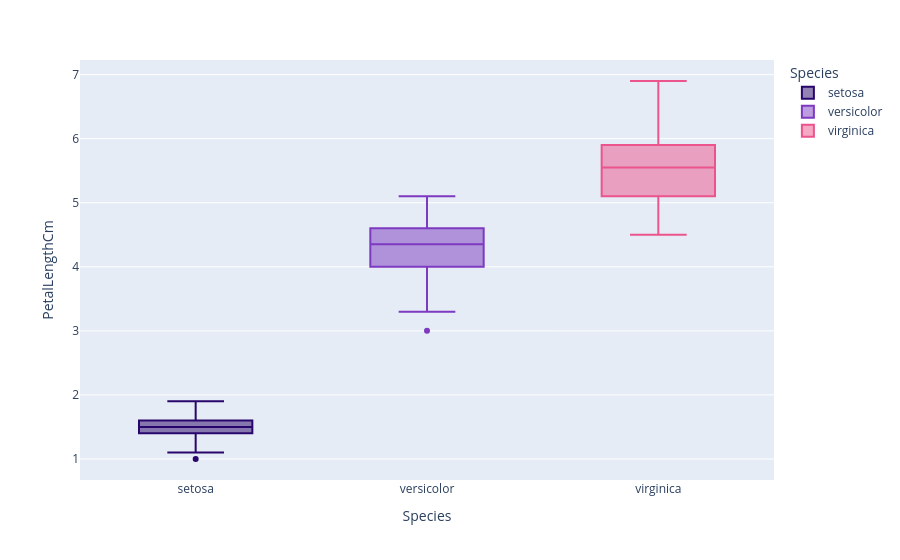

Notebook code cell kept with this figure:
### Markdown cell above
## Petal-Length

### Code cell
fig = px.box(data_frame=iris, x='Species',y='PetalLengthCm',color='Species',color_discrete_sequence=['#29066B','#7D3AC1','#EB548C'],orientation='v')
fig.show()

### Figure 1 — Plotly figure (JSON) as saved in the notebook; plotly's stock layout.template omitted (floating-point values rounded to 4 significant figures)
{"data": [{"alignmentgroup": "True", "hovertemplate": "Species=%{x}<br>PetalLengthCm=%{y}<extra></extra>", "legendgroup": "setosa", "marker": {"color": "#29066B"}, "name": "setosa", "notched": false, "offsetgroup": "setosa", "orientation": "v", "showlegend": true, "type": "box", "x": ["setosa", "setosa", "setosa", "setosa", "setosa", "setosa", "setosa", "setosa", "setosa", "setosa", "setosa", "setosa", "setosa", "setosa", "setosa", "setosa", "setosa", "setosa", "setosa", "setosa", "setosa", "setosa", "setosa", "setosa", "setosa", "setosa", "setosa", "setosa", "setosa", "setosa", "setosa", "setosa", "setosa", "setosa", "setosa", "setosa", "setosa", "setosa", "setosa", "setosa", "setosa", "setosa", "setosa", "setosa", "setosa", "setosa", "setosa", "setosa", "setosa", "setosa"], "x0": " ", "xaxis": "x", "y": [1.4, 1.4, 1.3, 1.5, 1.4, 1.7, 1.4, 1.5, 1.4, 1.5, 1.5, 1.6, 1.4, 1.1, 1.2, 1.5, 1.3, 1.4, 1.7, 1.5, 1.7, 1.5, 1, 1.7, 1.9, 1.6, 1.6, 1.5, 1.4, 1.6, 1.6, 1.5, 1.5, 1.4, 1.5, 1.2, 1.3, 1.4, 1.3, 1.5, 1.3, 1.3, 1.3, 1.6, 1.9, 1.4, 1.6, 1.4, 1.5, 1.4], "y0": " ", "yaxis": "y"}, {"alignmentgroup": "True", "hovertemplate": "Species=%{x}<br>PetalLengthCm=%{y}<extra></extra>", "legendgroup": "versicolor", "marker": {"color": "#7D3AC1"}, "name": "versicolor", "notched": false, "offsetgroup": "versicolor", "orientation": "v", "showlegend": true, "type": "box", "x": ["versicolor", "versicolor", "versicolor", "versicolor", "versicolor", "versicolor", "versicolor", "versicolor", "versicolor", "versicolor", "versicolor", "versicolor", "versicolor", "versicolor", "versicolor", "versicolor", "versicolor", "versicolor", "versicolor", "versicolor", "versicolor", "versicolor", "versicolor", "versicolor", "versicolor", "versicolor", "versicolor", "versicolor", "versicolor", "versicolor", "versicolor", "versicolor", "versicolor", "versicolor", "versicolor", "versicolor", "versicolor", "versicolor", "versicolor", "versicolor", "versicolor", "versicolor", "versicolor", "versicolor", "versicolor", "versicolor", "versicolor", "versicolor", "versicolor", "versicolor"], "x0": " ", "xaxis": "x", "y": [4.7, 4.5, 4.9, 4, 4.6, 4.5, 4.7, 3.3, 4.6, 3.9, 3.5, 4.2, 4, 4.7, 3.6, 4.4, 4.5, 4.1, 4.5, 3.9, 4.8, 4, 4.9, 4.7, 4.3, 4.4, 4.8, 5, 4.5, 3.5, 3.8, 3.7, 3.9, 5.1, 4.5, 4.5, 4.7, 4.4, 4.1, 4, 4.4, 4.6, 4, 3.3, 4.2, 4.2, 4.2, 4.3, 3, 4.1], "y0": " ", "yaxis": "y"}, {"alignmentgroup": "True", "hovertemplate": "Species=%{x}<br>PetalLengthCm=%{y}<extra></extra>", "legendgroup": "virginica", "marker": {"color": "#EB548C"}, "name": "virginica", "notched": false, "offsetgroup": "virginica", "orientation": "v", "showlegend": true, "type": "box", "x": ["virginica", "virginica", "virginica", "virginica", "virginica", "virginica", "virginica", "virginica", "virginica", "virginica", "virginica", "virginica", "virginica", "virginica", "virginica", "virginica", "virginica", "virginica", "virginica", "virginica", "virginica", "virginica", "virginica", "virginica", "virginica", "virginica", "virginica", "virginica", "virginica", "virginica", "virginica", "virginica", "virginica", "virginica", "virginica", "virginica", "virginica", "virginica", "virginica", "virginica", "virginica", "virginica", "virginica", "virginica", "virginica", "virginica", "virginica", "virginica", "virginica", "virginica"], "x0": " ", "xaxis": "x", "y": [6, 5.1, 5.9, 5.6, 5.8, 6.6, 4.5, 6.3, 5.8, 6.1, 5.1, 5.3, 5.5, 5, 5.1, 5.3, 5.5, 6.7, 6.9, 5, 5.7, 4.9, 6.7, 4.9, 5.7, 6, 4.8, 4.9, 5.6, 5.8, 6.1, 6.4, 5.6, 5.1, 5.6, 6.1, 5.6, 5.5, 4.8, 5.4, 5.6, 5.1, 5.1, 5.9, 5.7, 5.2, 5, 5.2, 5.4, 5.1], "y0": " ", "yaxis": "y"}], "layout": {"boxmode": "overlay", "legend": {"title": {"text": "Species"}, "tracegroupgap": 0}, "margin": {"t": 60}, "xaxis": {"anchor": "y", "categoryarray": ["setosa", "versicolor", "virginica"], "categoryorder": "array", "domain": [0, 1], "title": {"text": "Species"}}, "yaxis": {"anchor": "x", "domain": [0, 1], "title": {"text": "PetalLengthCm"}}}}
